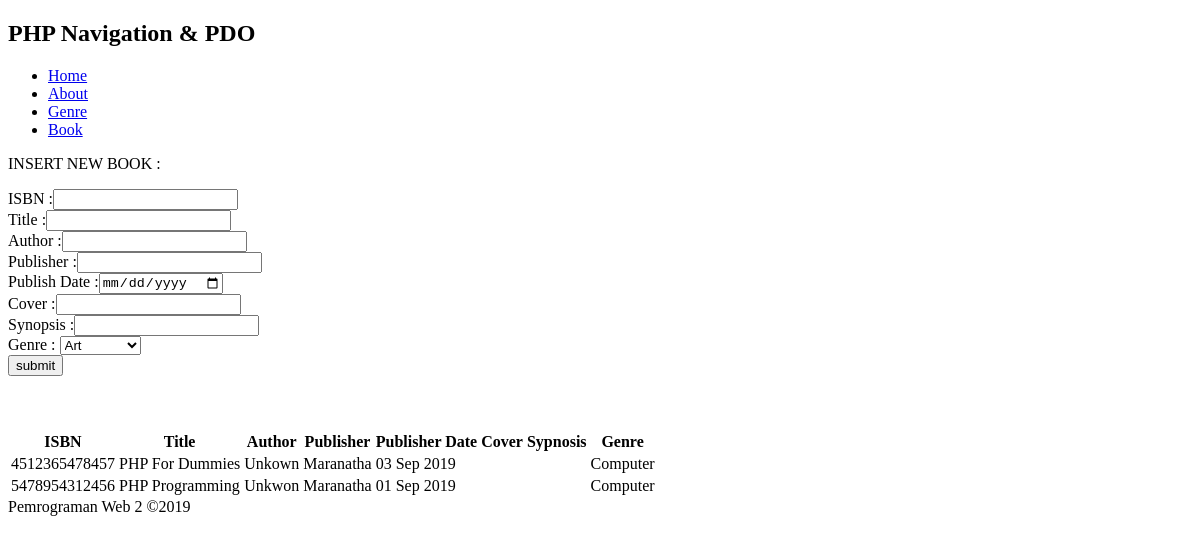
Page /PW2_02/index.php?menu=book on the committed database.
### tables this page shows
CREATE TABLE `book` (
  `isbn` varchar(13) NOT NULL,
  `title` varchar(200) NOT NULL,
  `author` varchar(150) NOT NULL,
  `publisher` varchar(100) NOT NULL,
  `publish_date` date NOT NULL,
  `cover` varchar(200) DEFAULT NULL,
  `synopsis` varchar(300) DEFAULT NULL,
  `genre_id` int(11) NOT NULL
);

CREATE TABLE `genre` (
  `id` int(11) NOT NULL,
  `name` varchar(45) NOT NULL
);

### PW2_02/db_function/genre_func.php (called while the page is built, shortened)
<?php
function getAllGenre(){
    $link = new PDO('mysql:host=localhost;dbname=pw22091','root','');
    $link->setAttribute(PDO::ATTR_AUTOCOMMIT,false);
    $link->setAttribute(PDO::ATTR_ERRMODE ,PDO::ERRMODE_EXCEPTION);
    $query = "SELECT * FROM genre ORDER BY name";
    $result = $link->query($query);
    return $result;
}

### PW2_02/db_function/book_func.php (called while the page is built, shortened)
<?php
function getAllBook(){
    $link = new PDO('mysql:host=localhost;dbname=pw22091','root','');
    $link->setAttribute(PDO::ATTR_AUTOCOMMIT,false);
    $link->setAttribute(PDO::ATTR_ERRMODE ,PDO::ERRMODE_EXCEPTION);
    $query = "SELECT isbn,title,author,publisher,publish_date,cover,synopsis, genre.name as 'genre', id
              FROM pw22091.book  join genre on book.genre_id=id; ";
    $result = $link->query($query);
    return $result;
}

### PW2_02/view/book.php (the view, shortened to what this page needs)
<table id="insertBook" class="display">
    <form method="post">
        <p>INSERT NEW BOOK :</p>
        ISBN :<input type="text" name="txtISBN" id="name"><br>
        Title :<input type="text" name="txtTitle" id="name"><br>
        Author :<input type="text" name="txtAuthor" id="name"><br>
        Publisher :<input type="text" name="txtPub" id="name"><br>
        Publish Date :<input type="date" name="txtPubDate" id="name"><br>
        Cover :<input type="text" name="txtCover" id="name"><br>
        Synopsis :<input type="text" name="txtSynopsis" id="name"><br>
        <?php
        $genres = getAllGenre();
        echo '<select name="txtGenreID">';
        foreach ($genres as $genre) {
            echo '  <option ';
            echo ' value="'.($genre['id']).'">'.($genre['name']);
            echo '</option>';
        }
        echo '<select>';
        ?><br>
        <input name="btnSubmit" type="submit" value="submit">
    </form>
</table>
<br> <br> <br>
<table id="book" class="display">
    <thead>
        <tr>
            <th>ISBN</th>
            <th>Title</th>
            <th>Author</th>
            <th>Publisher</th>
            <th>Publisher Date</th>
            <th>Cover</th>
            <th>Sypnosis</th>
            <th>Genre</th>
        </tr>
    </thead>
    <tbody>
        <?php
            $books = getAllBook();
            foreach ($books as $book) {
                $tgl = date_create($book['publish_date']);
                echo '<tr>';
                echo '<td>' . $book['isbn'] . '</td>';
                echo '<td>' . $book['title'] . '</td>';
                echo '<td>' . $book['author'] . '</td>';
                echo '<td>' . $book['publisher'] . '</td>';
                echo '<td>' . date_format($tgl,'d M Y ').'</td>';
                echo '<td>' . $book['cover'] . '</td>';
                echo '<td>' . $book['synopsis'] . '</td>';
                echo '<td>' . $book['genre'] . '</td>';
                echo '</tr>';
            }
        ?>
    </tbody>
</table>

### rows in the picture
book: isbn "4512365478457", title "PHP For Dummies", author "Unkown", publisher "Maranatha", publish_date "03 Sep 2019", genre.name "Computer"
book: isbn "5478954312456", title "PHP Programming", author "Unkwon", publisher "Maranatha", publish_date "01 Sep 2019", genre.name "Computer"

### other values in the picture
form field txtGenreID "Art"
